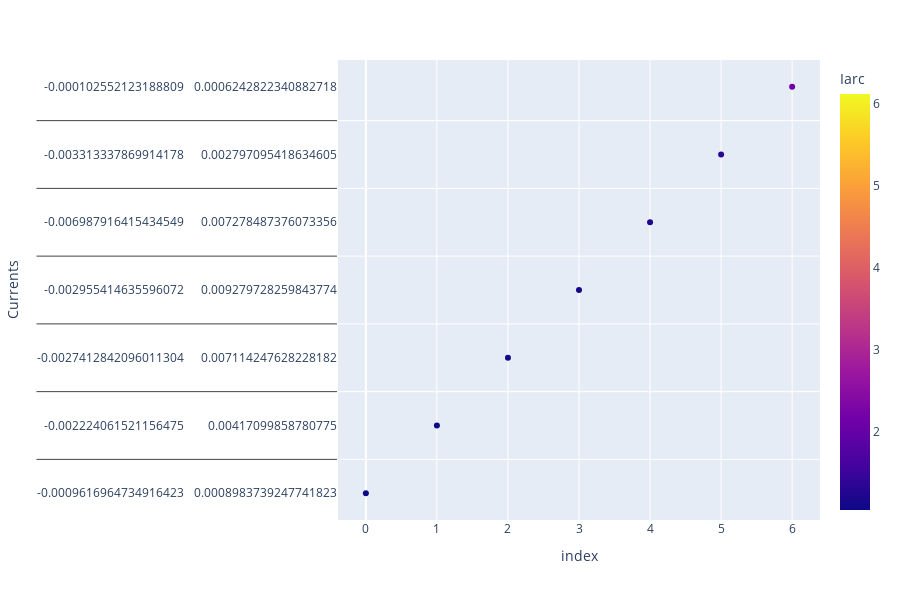

Here is the notebook cell this chart was saved with:
### Code cell
fig = px.scatter(df, y='Currents', color = 'Iarc',#hover_data = ['Iarc', 'Ibias', 'Vpfs_tube'])
                 hover_data={'IpinMax':True,
                             'Iarc':True, 
                             'pressure':':.2e',
#                              'Vpfs_tube':True, 
#                              # data not in dataframe, default formatting
#                              'suppl_1': np.random.random(len(df)),
#                              # data not in dataframe, customized formatting
#                              'suppl_2': (':.3f', np.random.random(len(df)))
                            })
fig.update_layout(height=600)
fig.show()

### Figure 1 — Plotly figure (JSON) as saved in the notebook; plotly's stock layout.template omitted (floating-point values rounded to 4 significant figures; data arrays with more than 128 entries replaced by an {"elided": "..."} marker saying what was removed)
{"data": [{"customdata": [[-7.444e-05, 1.05, 7.5e-05], [0.00928, 1.07, 0.00014], [0.07733, 1.09, 0.0003], [0.1124, 1.13, 0.00046], [0.1557, 1.23, 0.00095], [0.1943, 1.35, 0.0023], [0.005603, 2.11, 0.0001], [0.04004, 2.16, 0.00013], [0.1225, 2.24, 0.0002], [0.1817, 2.34, 0.0003], [0.255, 2.5, 0.0005], [-0.0002466, 3.23, 7e-05], [0.02944, 3.48, 0.0001], [0.1497, 3.65, 0.00016], [0.2706, 3.88, 0.00025], [0.3353, 4.05, 0.00034], [-0.0002735, 4.37, 8e-05], [0.0332, 4.59, 0.0001], [0.1903, 4.9, 0.00015], [0.3476, 5.21, 0.00024], [0.3396, 5.44, 0.0003], [0.4474, 6.12, 0.0003]], "hovertemplate": "index=%{x}<br>Currents=%{y}<br>IpinMax=%{customdata[0]}<br>Iarc=%{marker.color}<br>pressure=%{customdata[2]:.2e}<extra></extra>", "legendgroup": "", "marker": {"color": [1.05, 1.07, 1.09, 1.13, 1.23, 1.35, 2.11, 2.16, 2.24, 2.34, 2.5, 3.23, 3.48, 3.65, 3.88, 4.05, 4.37, 4.59, 4.9, 5.21, 5.44, 6.12], "coloraxis": "coloraxis", "symbol": "circle"}, "mode": "markers", "name": "", "orientation": "v", "showlegend": false, "type": "scatter", "x": [0, 1, 2, 3, 4, 5, 6, 7, 8, 9, 10, 11, 12, 13, 14, 15, 16, 17, 18, 19, 20, 21], "xaxis": "x", "y": {"elided": "22x7 float values"}, "yaxis": "y"}], "layout": {"coloraxis": {"colorbar": {"title": {"text": "Iarc"}}, "colorscale": [[0, "#0d0887"], [0.1111, "#46039f"], [0.2222, "#7201a8"], [0.3333, "#9c179e"], [0.4444, "#bd3786"], [0.5556, "#d8576b"], [0.6667, "#ed7953"], [0.7778, "#fb9f3a"], [0.8889, "#fdca26"], [1, "#f0f921"]]}, "height": 600, "legend": {"tracegroupgap": 0}, "margin": {"t": 60}, "xaxis": {"anchor": "y", "domain": [0, 1], "title": {"text": "index"}}, "yaxis": {"anchor": "x", "domain": [0, 1], "title": {"text": "Currents"}}}}
